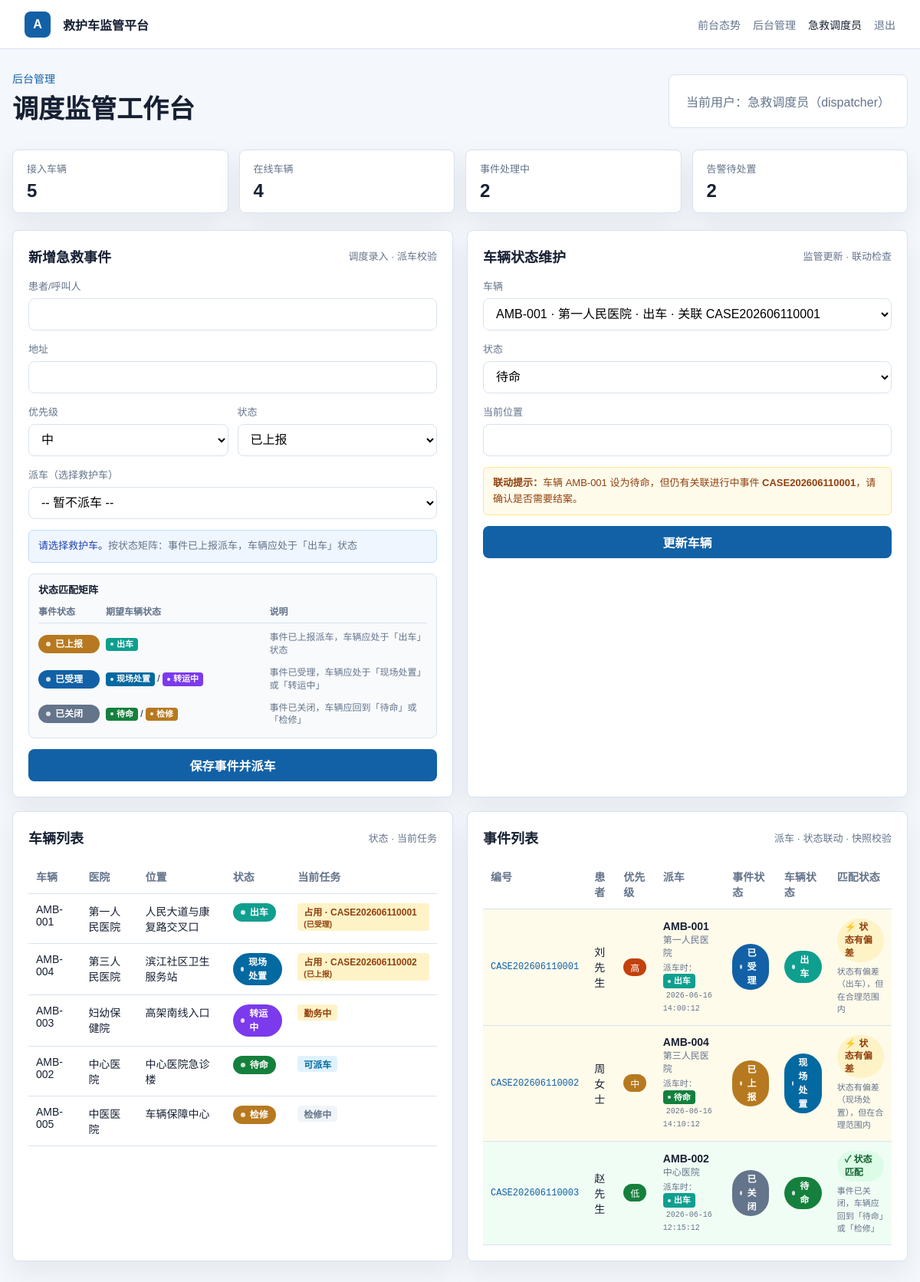
/admin (signed in), run on the app's committed database.
### tables this page shows
CREATE TABLE IF NOT EXISTS ambulances (
    id INT AUTO_INCREMENT PRIMARY KEY,
    code VARCHAR(30) NOT NULL UNIQUE,
    plate_no VARCHAR(30) NOT NULL,
    hospital VARCHAR(120) NOT NULL,
    driver_name VARCHAR(50) NOT NULL,
    status VARCHAR(30) NOT NULL,
    location VARCHAR(160) NOT NULL,
    updated_at TIMESTAMP DEFAULT CURRENT_TIMESTAMP ON UPDATE CURRENT_TIMESTAMP
);

CREATE TABLE IF NOT EXISTS emergency_cases (
    id INT AUTO_INCREMENT PRIMARY KEY,
    case_no VARCHAR(40) NOT NULL UNIQUE,
    patient_name VARCHAR(80) NOT NULL,
    priority VARCHAR(20) NOT NULL,
    address VARCHAR(180) NOT NULL,
    status VARCHAR(30) NOT NULL,
    assigned_ambulance VARCHAR(30) NULL,
    dispatch_vehicle_status VARCHAR(30) NULL,
    dispatched_at TIMESTAMP NULL DEFAULT NULL,
    created_at TIMESTAMP DEFAULT CURRENT_TIMESTAMP
);

### templates/admin.php (the view, shortened to what the rows shown need)
<section class="admin-head">
    <div>
        <h1>调度监管工作台</h1>
    </div>
</section>
<section class="grid two">
    <div class="panel">
        <div class="panel-head">
            <h2>新增急救事件</h2>
        </div>
    </div>
    <div class="panel">
        <div class="panel-head">
            <h2>车辆状态维护</h2>
        </div>
    </div>
</section>
<section class="grid two">
    <div class="panel">
        <div class="panel-head">
            <h2>车辆列表</h2>
        </div>
        <table>
            <thead>
                <tr>
                    <th>车辆</th>
                    <th>医院</th>
                    <th>位置</th>
                    <th>状态</th>
                    <th>当前任务</th>
                </tr>
            </thead>
            <tbody>
            <?php foreach ($ambulances as $ambulance): ?>
                <tr>
                    <td><?= h($ambulance['code']) ?></td>
                    <td><?= h($ambulance['hospital']) ?></td>
                    <td><?= h($ambulance['location']) ?></td>
                    <td>
                        <span class="status-tag <?= statusClass($ambulance['status']) ?>">
                            <?= statusText($ambulance['status']) ?>
                        </span>
                    </td>
                    <td>
                        <?php if (!empty($ambulance['active_case_no'])): ?>
                            <span class="dispatch-tag busy">
                                占用 · <?= h($ambulance['active_case_no']) ?>
                                <small>(<?= statusText($ambulance['active_case_status']) ?>)</small>
                            </span>
                        <?php elseif ($ambulance['status'] === 'standby'): ?>
                            <span class="dispatch-tag">可派车</span>
                        <?php elseif ($ambulance['status'] === 'maintenance'): ?>
                            <span class="dispatch-tag none">检修中</span>
                        <?php else: ?>
                            <span class="dispatch-tag busy">勤务中</span>
                        <?php endif; ?>
                    </td>
                </tr>
            <?php endforeach; ?>
            </tbody>
        </table>
    </div>
    <div class="panel">
        <div class="panel-head">
            <h2>事件列表</h2>
        </div>
        <table class="case-table">
            <thead>
                <tr>
                    <th>编号</th>
                    <th>患者</th>
                    <th>优先级</th>
                    <th>派车</th>
                    <th>事件状态</th>
                    <th>车辆状态</th>
                    <th>匹配状态</th>
                </tr>
            </thead>
            <tbody>
            <?php foreach ($cases as $case): ?>
                <?php
                    $hasAmbulance = !empty($case['assigned_ambulance']);
                    $match = checkCaseVehicleStatusMatch(
                        $case['status'],
                        $case['ambulance_status'] ?? null,
                        $hasAmbulance
                    );
                ?>
                <tr class="case-row-<?= $match['level'] ?>">
                    <td class="case-link"><?= h($case['case_no']) ?></td>
                    <td><?= h($case['patient_name']) ?></td>
                    <td><span class="badge priority-<?= h($case['priority']) ?>"><?= priorityText($case['priority']) ?></span></td>
                    <td>
                        <?php if ($hasAmbulance): ?>
                            <div>
                                <strong><?= h($case['assigned_ambulance']) ?></strong>
                                <?php if (!empty($case['ambulance_hospital'])): ?>
                                    <div style="font-size:12px;color:var(--muted)"><?= h($case['ambulance_hospital']) ?></div>
                                <?php endif; ?>
                                <?php if (!empty($case['dispatch_vehicle_status'])): ?>
                                    <div class="snapshot-info">
                                        派车时：<span class="status-tag-small status-<?= h($case['dispatch_vehicle_status']) ?>"><?= statusText($case['dispatch_vehicle_status']) ?></span>
                                        <?php if (!empty($case['dispatched_at'])): ?>
                                            <span class="snapshot-time"><?= h($case['dispatched_at']) ?></span>
                                        <?php endif; ?>
                                    </div>
                                <?php endif; ?>
                            </div>
                        <?php else: ?>
                            <span class="dispatch-tag none">待派车</span>
                        <?php endif; ?>
                    </td>
                    <td>
                        <span class="status-tag <?= statusClass($case['status']) ?>">
                            <?= statusText($case['status']) ?>
                        </span>
                    </td>
                    <td>
                        <?php if ($hasAmbulance && !empty($case['ambulance_status'])): ?>
                            <span class="status-tag <?= statusClass($case['ambulance_status']) ?>">
                                <?= statusText($case['ambulance_status']) ?>
                            </span>
                        <?php elseif ($hasAmbulance): ?>
                            <span style="color:var(--muted);font-size:12px">车辆已移除</span>
                        <?php else: ?>
                            <span style="color:var(--muted);font-size:13px">—</span>
                        <?php endif; ?>
                    </td>
                    <td>
                        <?php if ($match['level'] === 'match'): ?>
                            <span class="match-badge match">✓ <?= matchLevelText($match['level']) ?></span>
                        <?php elseif ($match['level'] === 'warn'): ?>
                            <span class="match-badge warn">⚡ <?= matchLevelText($match['level']) ?></span>
                        <?php elseif ($match['level'] === 'error'): ?>
                            <span class="match-badge error">⚠ <?= matchLevelText($match['level']) ?></span>
                        <?php else: ?>
                            <span class="match-badge none">— <?= matchLevelText($match['level']) ?></span>
                        <?php endif; ?>
                        <?php if ($match['level'] !== 'none' && $match['level'] !== 'match'): ?>
                            <div class="match-reason"><?= h($match['reason']) ?></div>
                        <?php endif; ?>
                        <?php if ($match['level'] === 'match'): ?>
                            <div class="match-reason muted"><?= h($match['expected']) ?></div>
                        <?php endif; ?>
                    </td>
                </tr>
            <?php endforeach; ?>
            </tbody>
        </table>
    </div>
</section>
<?php
require __DIR__ . '/layout.php';

### data on the page
ambulances: code "AMB-001", hospital "第一人民医院", location "人民大道与康复路交叉口", status "出车", active_case_no "CASE202606110001", active_case_status "已受理"
ambulances: code "AMB-004", hospital "第三人民医院", location "滨江社区卫生服务站", status "现场处置", active_case_no "CASE202606110002", active_case_status "已上报"
ambulances: code "AMB-003", hospital "妇幼保健院", location "高架南线入口", status "转运中", shows "勤务中"
ambulances: code "AMB-002", hospital "中心医院", location "中心医院急诊楼", status "待命", shows "可派车"
ambulances: code "AMB-005", hospital "中医医院", location "车辆保障中心", status "检修", shows "检修中"
emergency_cases: case_no "CASE202606110001", patient_name "刘先生", priority "高", assigned_ambulance "AMB-001", ambulances.hospital "第一人民医院", dispatch_vehicle_status "出车", dispatched_at "2026-06-16 14:00:12", status "已受理", ambulances.status "出车", level "状态有偏差", reason "状态有偏差（出车），但在合理范围内"
emergency_cases: case_no "CASE202606110002", patient_name "周女士", priority "中", assigned_ambulance "AMB-004", ambulances.hospital "第三人民医院", dispatch_vehicle_status "待命", dispatched_at "2026-06-16 14:10:12", status "已上报", ambulances.status "现场处置", level "状态有偏差", reason "状态有偏差（现场处置），但在合理范围内"
emergency_cases: case_no "CASE202606110003", patient_name "赵先生", priority "低", assigned_ambulance "AMB-002", ambulances.hospital "中心医院", dispatch_vehicle_status "出车", dispatched_at "2026-06-16 12:15:12", status "已关闭", ambulances.status "待命", level "状态匹配", expected "事件已关闭，车辆应回到「待命」或「检修」"

### other printed values
$user['name'] "急救调度员"
$user['role'] "dispatcher"
$overview['ambulances_total'] "5"
$overview['ambulances_online'] "4"
$overview['active_cases'] "2"
$overview['alerts'] "2"
$rule['label'] "已上报"
statusText($s) "出车"
$rule['description'] "事件已上报派车，车辆应处于「出车」状态"
$rule['label'] "已受理"
statusText($s) "现场处置"
statusText($s) "转运中"
$rule['description'] "事件已受理，车辆应处于「现场处置」或「转运中」"
$rule['label'] "已关闭"
statusText($s) "待命"
